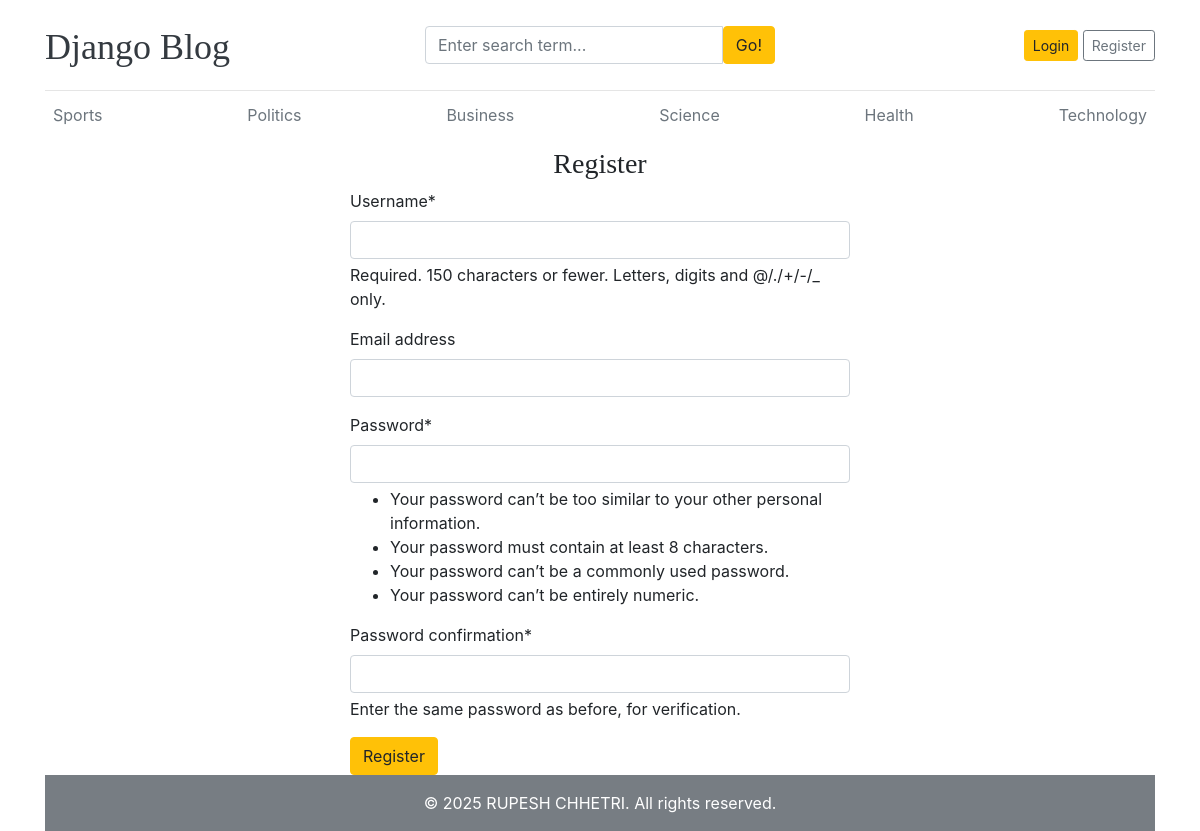
Screenshot of /register/ with the database file from the repository.
### blogs/models.py (models this page shows, shortened)
class Category(models.Model):
    category_name = models.CharField(max_length=100)
    created_at = models.DateTimeField(auto_now_add=True)
    updated_at = models.DateTimeField(auto_now=True)
    class meta:
        verbose_name_plural = "Categories"

### blog_main/views.py (the view)
# urls.py: path("register/", views.register, name="register"),
def register(request):
    if request.method == "POST":
        form = RegisterForm(request.POST)
        if form.is_valid():
            form.save()
    else:       # You can add a success message or redirect to login page here
        form = RegisterForm()
    context = {
        "form": form,
    }
    return render(request, "registration.html", context)

### blog_main/form.py
class RegisterForm(UserCreationForm):
    class Meta:
        model = User
        fields = ["username", "email", "password1", "password2"]

### blogs/context_processors.py (called while the page is built)
def get_categories(request):
    category = Category.objects.all()
    return {'category': category}

def get_socialmedia(request):
    socialmedia = SocialMedia.objects.all()
    return {'socialmedia': socialmedia}

### blog_main/templates/registration.html (shortened to what this page needs)
{% extends "base.html" %}
{% block content %}
{% load crispy_forms_tags %}
<h3 class="text-center">Register</h3>
<form action="{% url 'register' %}"  method="POST" class="mx-auto" style="max-width: 500px; margin: auto;">
    {{ form | crispy }}
    <button type="submit" class="btn btn-warning">Register</button>
</form>
{% endblock %}

### blog_main/templates/base.html (shortened to what this page needs)
{% load static %}
<!DOCTYPE html>
<html lang="en">
<head>
    <link href="https://getbootstrap.com/docs/4.0/dist/css/bootstrap.min.css" rel="stylesheet">
    <link rel="stylesheet" href="{% static 'css/blog.css' %}">
    <link rel="stylesheet" href="https://cdnjs.cloudflare.com/ajax/libs/font-awesome/7.0.1/css/all.min.css" />
  </head>
<body>
    <div class="container">
      <header class="blog-header py-3">
        <div class="row flex-nowrap justify-content-between align-items-center">
          <div class="col-4 pt-1">
            <a class="blog-header-logo text-dark" href="/">Django Blog</a>
          </div>
          <div class="col-4">
            <form action="{% url 'blog_search' %}" method="GET">
              <div class="input-group">
            <input
              class="form-control"
              type="text"
              name="keyword"
              placeholder="Enter search term..."
              aria-label="Enter search term..."
              aria-describedby="button-search"
              required
            />
            <button type="submit" class="btn btn-warning" id="button-search" type="button">
              Go!
            </button>
          </div>
            </form>
          </div>
          <div class="col-4 d-flex justify-content-end align-items-center">
            {% if not user.is_authenticated %}
            <a class="btn btn-sm btn-warning" href="{% url 'login' %}">Login</a> &nbsp;
            <a class="btn btn-sm btn-outline-secondary" href="{% url 'register' %}">Register</a>
            {% elif user.is_staff %}
            <a class="btn btn-sm btn-warning" href="{% url 'dashboard' %}">Dashboard</a> &nbsp;
            <a class="btn btn-sm btn-outline-secondary" href="{% url 'logout' %}">Log Out</a>
            {% else %}
            <p>Welcome, <strong>{{ user.username }}</strong> 👋</p> &nbsp;
            <a class="btn btn-sm btn-outline-secondary" href="{% url 'logout' %}">Log Out</a>
            {% endif %}
          </div>
        </div>
      </header>
      <div class="nav-scroller py-1 mb-2">
        <nav class="nav d-flex justify-content-between">
          {% for cat in category %}
          <a class="p-2 text-muted" href="{% url 'post_by_category' cat.id %}">{{ cat.category_name }}</a>
          {% endfor %}
      </div>
{% block content %}
{% endblock %}
<footer class="py-3">
        <div class="container">
            <div class="row">
                <div class="col-md-12 text-center">
                    <p class="mb-0">
                        &copy; 2025 RUPESH CHHETRI. All rights reserved.
                    </p>
                </div>
            </div>
        </div>
    </footer>
 </div>
</body>
</html>

### blog_main/static/css/blog.css (style rules this page uses)
.blog-header { border-bottom: 1px solid #e5e5e5; }
.blog-header-logo { font-family: "Playfair Display", Georgia, "Times New Roman", serif; font-size: 2.25rem; }
h1, h2, h3, h4, h5, h6 { font-family: "Playfair Display", Georgia, "Times New Roman", serif; }

### blog_main/templates/base.html (style rules this page uses)
footer { background-color: #777d83; color: #ffffff; margin-top: auto; }

### rows the page displays
Category: category_name "Sports"
Category: category_name "Politics"
Category: category_name "Business"
Category: category_name "Science"
Category: category_name "Health"
Category: category_name "Technology"
